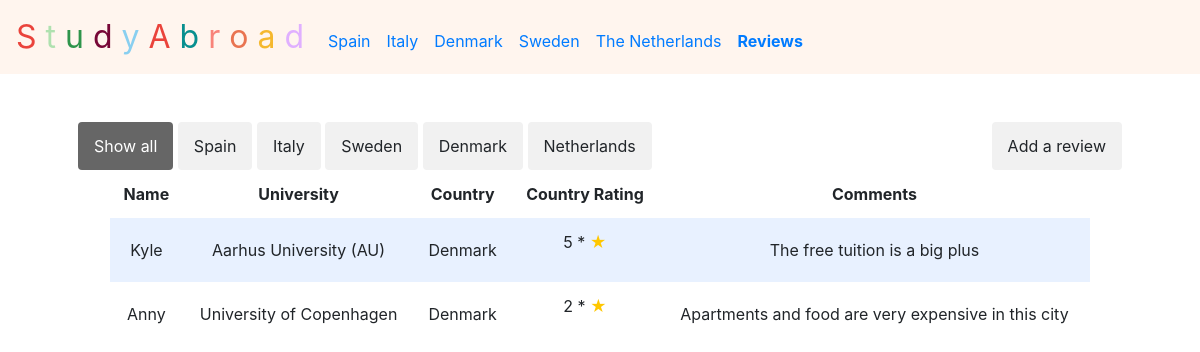
Page /rewDenmark on the committed database.
### tables this page shows
CREATE TABLE 'rew' ('id' integer, 'name' text, 'university' text,'rating' text, 'comment' text, 'country' text);

### application.py (the view)
@app.route("/rewDenmark")
def rewDenmark():
    reviews = db.execute("SELECT * FROM rew")
    return render_template("rewDenmark.html", reviews=reviews)

### application.py (called while the page is built)
@app.after_request
def after_request(response):
    response.headers["Cache-Control"] = "no-cache, no-store, must-revalidate"
    response.headers["Expires"] = 0
    response.headers["Pragma"] = "no-cache"
    return response

### templates/rewDenmark.html (shortened to what this page needs)
{% extends "layout.html" %}
{% block main %}
<div class="myBtnContainer inline">
  <a href="/rewAll">
  <button class="btn active" onclick="filterSelection('all')">Show all</button>
  </a>
  <a href="rewSpain">
  <button class="btn" onclick="filterSelection('Spain')">Spain</button>
  </a>
  <a href="rewItaly">
  <button class="btn" onclick="filterSelection('Italy')">Italy</button>
  </a>
  <a href="rewSweden">
  <button class="btn" onclick="filterSelection('Sweden')">Sweden</button>
  </a>
  <a href="rewDenmark">
  <button class="btn" onclick="filterSelection('Denmark')">Denmark</button>
  </a>
  <a href="rewNetherlands">
  <button class="btn" onclick="filterSelection('Netherlands')">Netherlands</button>
  </a>
</div>
<div class="right inline">
  <a href="/addreview">
    <button type="button" class="btn btn-warning d-grid gap-2 d-md-flex justify-content-md-end">Add a review</button>
  </a>
</div>
<div class="section">
    <table>
      <thead>
          <tr>
              <th>Name</th>
              <th>University</th>
              <th>Country</th>
              <th>Country Rating</th>
              <th>Comments</th>
          </tr>
      </thead>
      <tbody>
          {% for review in reviews %}
              {% if review.country == 'Denmark' %}
          <tr>
              <td>{{ review.name }}</td>
              <td>{{ review.university }}</td>
              <td>{{ review.country }}</td>
              <td>{{ review.rating }} * <p class="inline" style="color: #ffc700;">★</p></td>
              <td>{{ review.comment }}</td>
          </tr>
          {% endif %}
          {% endfor %}
      </tbody>
    </table>
    </div>
{% endblock %}

### static/styles.css (style rules this page uses)
.btn { border: none; outline: none; padding: 12px 16px; background-color: #f1f1f1; cursor: pointer; }
.btn.active { background-color: #666; color: white; }
.myBtnContainer { float: left; }
.right { float: right; }
.inline { display: inline-block; }
* { margin: 0; padding: 0; }
.section { padding-bottom: 1rem; padding-left: 2rem; padding-right: 2rem; padding-top: 0.5rem; width: 100%; }
table { background-color: transparent; margin-bottom: 1rem; width: 100%; }
table th, table td { padding: 0.75rem; vertical-align: middle; }
tbody tr:nth-of-type(odd) { background-color: rgb(179, 208, 255, 0.3) }

### rows in the picture
rew: name "Kyle", university "Aarhus University (AU)", country "Denmark", rating "5", comment "The free tuition is a big plus"
rew: name "Anny", university "University of Copenhagen", country "Denmark", rating "2", comment "Apartments and food are very expensive in this city"
